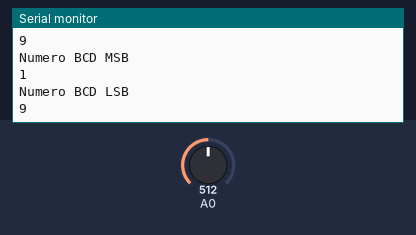
This sketch was run on a simulated Arduino Uno, built with avr-gcc and run on an emulated ATmega328P. Parts: the last lines printed to the serial monitor. Inputs (shaded band) come from the test bench; at power-on: A0 = 512.

Above: at 1.8 s.
1.9 s: A0 set to 716
At 2.8 s:
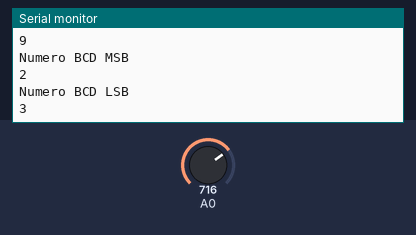
3.4 s: A0 set to 900
At 4.7 s:
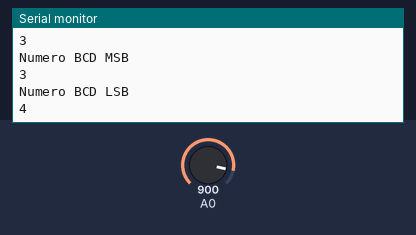
Timing chart, 0 to 6.4 s (numbered marks = the images above; inputs shaded):
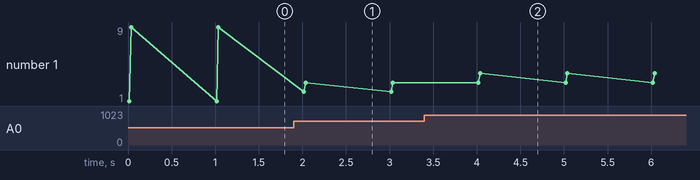

The sketch:

celula74185serialadc.ino
```cpp
//Autor:Dario Jorge Iglesias
boolean A,B,C,D,E,Y1,Y2,Y3;
boolean Y4,Y5,Y6,Y7,Y8;
boolean b5,b4,b3,b2,b1,b0;
int BCDLSB,BCDMSB,pote;
void setup(){ Serial.begin(9600);}
void loop(){pote=analogRead(A0);
 pote=map(pote,0,1023,0,39);
 b0=pote&0x01/1;    b1=(pote&0x02)/2;
 b2=(pote&0x04)/4;  b3=(pote&0x08)/8;
 b4=(pote&0x10)/16; b5=(pote&0x20)/32;
 A=b1;B=b2;C=b3;D=b4;E=b5;
 //Lógica de primer 74185 por soft
 Y1=(!E&!D&!C&A)|(!E&!D&C&B&!A)|
 (!E&D&!C&!B&!A)|(!E&!C&B&A)|
 (!E&D&C&!B&A)|(E&!C&B&!A)|
 (E&C&B&A)|(E&D&C&!B&!A)|
 (E&!D&!C&!A)|(E&!D&C&A);
 Y2=(!E&!D&!C&B)|(!D&C&B&A)|
 (!E&D&!B&!A)|(E&!D&C&!B)|
 (E&D&!C&B&A)|(D&C&!B&!A)|
 (E&!D&!C&!B&A)|(E&!D&B&!A)|
 (E&!D&C&B);
 Y3=(!E&!D&C&!B&!A)|(!E&D&!C&!B&A)|
 (!E&D&C&B&!A)|(E&D&!C&!B&!A)|
 (E&D&C&!B&A)|(E&!D&!C&B&A);
 Y4=(!E&!D&C&B)|(!E&!D&C&A)|
 (!E&D&!C&!B)|(!E&C&B&A)|
 (E&!C&A)|(E&!C&B)|
 (E&D&C&!B)|(E&!D&!C);
 Y5=(!E&D&B)|(!E&D&C)|
 (E&!D&!C)|(D&C&B);
 BCDLSB=(Y3*8+Y2*4+Y1*2+b0*1);
 BCDMSB=(Y5*2+Y4*1);
 Serial.println("Numero BCD MSB");
 Serial.println(BCDMSB);
 Serial.println("Numero BCD LSB");
 Serial.println(BCDLSB);delay(1000);}
```

Measured:
- after the input at 1.9 s, the serial monitor: prints a new line after 0.12 s (image 1)
- after the input at 3.4 s, the serial monitor: prints a new line after 0.64 s (image 2)
- plotted number 1: 9 → 3 after the input at 1.9 s, 3 → 4 after the input at 3.4 s
